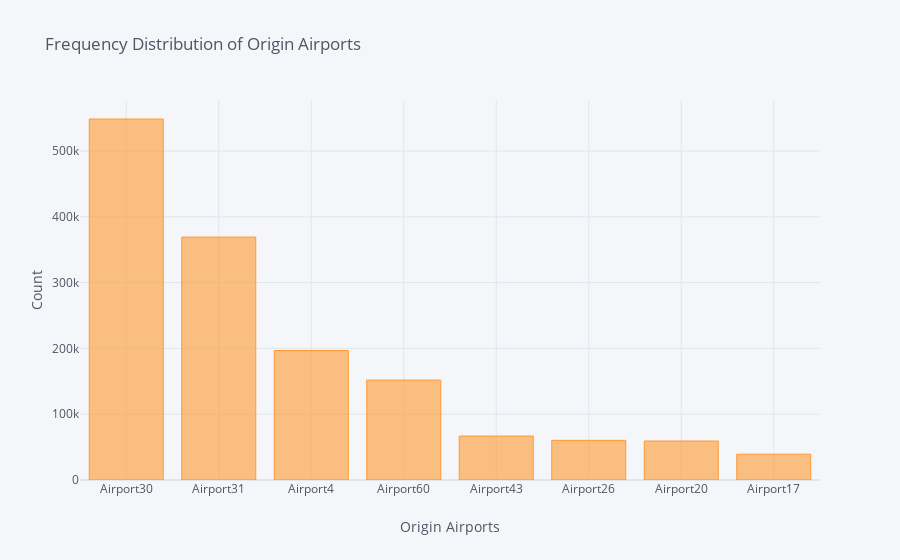

Notebook cell for this chart:
### Code cell
train_df.origin.value_counts().iplot(kind='bar',xTitle='Origin Airports', yTitle='Count',title='Frequency Distribution of Origin Airports')

### Figure 1 — Plotly figure (JSON) as saved in the notebook; plotly's stock layout.template omitted (floating-point values rounded to 4 significant figures)
{"data": [{"marker": {"color": "rgba(255, 153, 51, 0.6)", "line": {"color": "rgba(255, 153, 51, 1.0)", "width": 1}}, "name": "origin", "orientation": "v", "text": "", "type": "bar", "x": ["Airport30", "Airport31", "Airport4", "Airport60", "Airport43", "Airport26", "Airport20", "Airport17"], "y": [548672, 369182, 196806, 151851, 66766, 60281, 59260, 39277]}], "layout": {"legend": {"bgcolor": "#F5F6F9", "font": {"color": "#4D5663"}}, "paper_bgcolor": "#F5F6F9", "plot_bgcolor": "#F5F6F9", "title": {"font": {"color": "#4D5663"}, "text": "Frequency Distribution of Origin Airports"}, "xaxis": {"gridcolor": "#E1E5ED", "showgrid": true, "tickfont": {"color": "#4D5663"}, "title": {"font": {"color": "#4D5663"}, "text": "Origin Airports"}, "zerolinecolor": "#E1E5ED"}, "yaxis": {"gridcolor": "#E1E5ED", "showgrid": true, "tickfont": {"color": "#4D5663"}, "title": {"font": {"color": "#4D5663"}, "text": "Count"}, "zerolinecolor": "#E1E5ED"}}}
